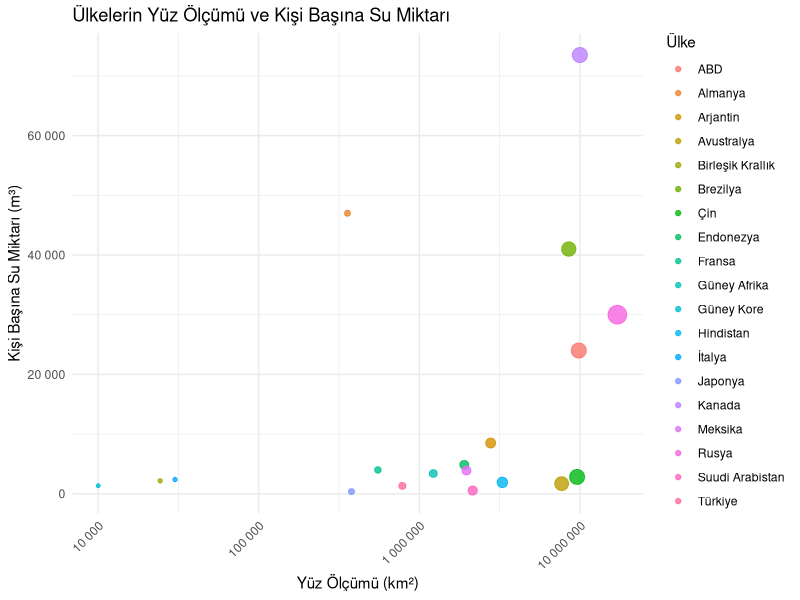

This figure's R source:
library(ggplot2)
library(readxl)
library(scales)


Sys.setlocale("LC_ALL", "Turkish")
kisibasinadusensumiktari <- read_excel("kisibasinadusensumiktari.xlsx")


ggplot(kisibasinadusensumiktari, aes(x = yuzolcumu, y = kisibasinadusensumiktari, colour = Ulke, size = yuzolcumu)) +
  geom_point(alpha = 0.8) +
  theme_minimal() +
  scale_x_log10(labels = label_number(accuracy = 1)) +
  scale_y_continuous(labels = label_number(accuracy = 1)) +
  labs(
    title = "Ülkelerin Yüz Ölçümü ve Kişi Başına Su Miktarı",
    x = "Yüz Ölçümü (km²)",
    y = "Kişi Başına Su Miktarı (m³)",
    color = "Ülke"
  ) +
  guides(size = "none") +  
  theme(axis.text.x = element_text(angle = 45, hjust = 1))